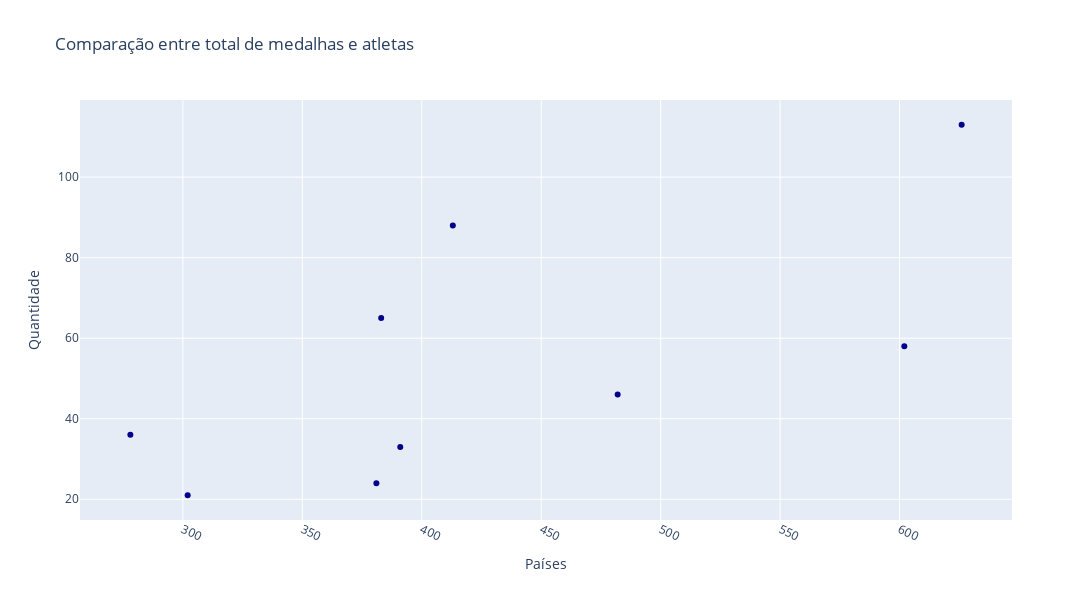

Notebook cell for this chart:
### Code cell
trace = go.Scatter(x = df_medalhas['Atletas'],
                   y = df_medalhas['Total medalhas Tokyo'],
                   mode = 'markers',marker_color='darkblue')
data = [trace]
layout= go.Layout(title='Comparação entre total de medalhas e atletas',height=600, width=1100,yaxis={'title':'Quantidade'},
                   xaxis={'title': 'Países', 'tickangle' : 25})
fig= go.Figure(data=data, layout=layout)
fig.show()

### Figure 1 — Plotly figure (JSON) as saved in the notebook; plotly's stock layout.template omitted (floating-point values rounded to 4 significant figures)
{"data": [{"marker": {"color": "darkblue"}, "mode": "markers", "type": "scatter", "x": [626, 413, 602, 383, 482, 278, 391, 381, 302], "y": [113, 88, 58, 65, 46, 36, 33, 24, 21]}], "layout": {"height": 600, "title": {"text": "Comparação entre total de medalhas e atletas"}, "width": 1100, "xaxis": {"tickangle": 25, "title": {"text": "Países"}}, "yaxis": {"title": {"text": "Quantidade"}}}}
